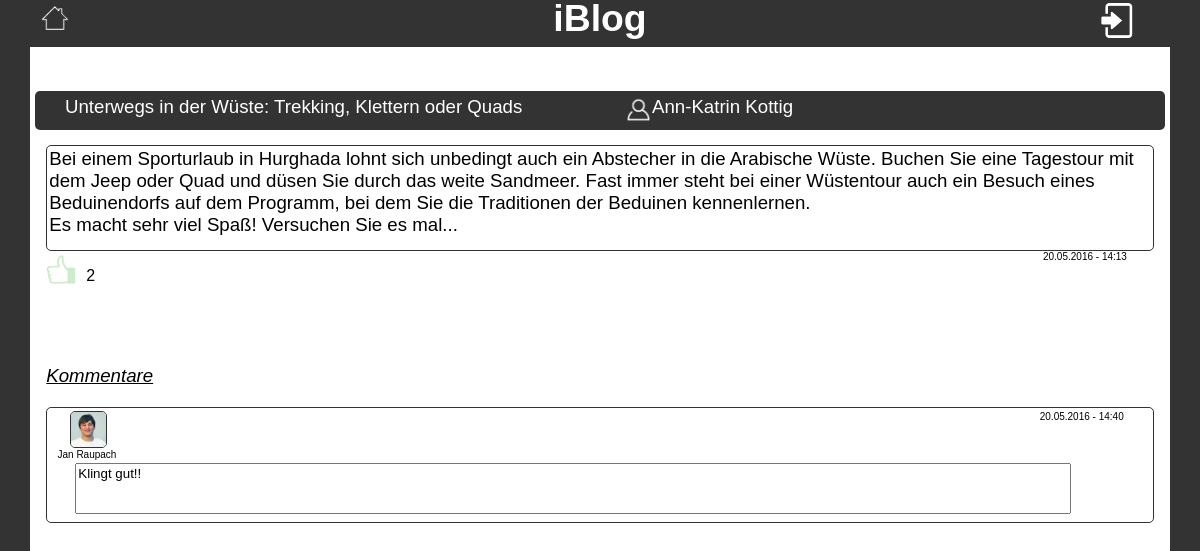
Screenshot of /index.php?article=34 with the database file from the repository.
### tables this page shows
CREATE TABLE `article` (
  `id` int(11) NOT NULL,
  `title` varchar(100) NOT NULL,
  `text` text,
  `user_id` varchar(50) NOT NULL,
  `date` timestamp NOT NULL DEFAULT CURRENT_TIMESTAMP ON UPDATE CURRENT_TIMESTAMP
);

CREATE TABLE `comment` (
  `id` int(11) NOT NULL,
  `user_id` int(11) NOT NULL,
  `article_id` int(11) NOT NULL,
  `date` timestamp NOT NULL DEFAULT CURRENT_TIMESTAMP ON UPDATE CURRENT_TIMESTAMP,
  `text` text NOT NULL
);

### classes/Template.php (called while the page is built, shortened)
<?php
class Template {
    function render_partial($template_path, $data = array())
    {
        extract($data);
        include(BASEDIR . '/templates/' . $template_path .'.php');
        return ob_get_clean();
    }
    public static function render($template_path, $data)
    {
        $template = new Template();
        $content_for_layout = $template->render_partial($template_path, $data);
        include(BASEDIR . '/templates/layout.php');
    }
}

### classes/Article.php (called while the page is built, shortened)
<?php
class Article {
  public static function getArticle($id)
  {
      global $dbh;
      $stmt = $dbh->prepare("SELECT * FROM article WHERE id=:id");
      $stmt->execute(array(
        'id' => $id
      ));
      return $stmt->fetch(PDO::FETCH_ASSOC);
  }
public static function likeable($article, $user){
  global $dbh;
  if(Session::authenticated()) {
      $stmt = $dbh->prepare("SELECT COUNT(*) FROM article WHERE id=:article AND user_id =:user");
      $stmt->execute(array(
          'user' => $user,
          'article' => $article
      ));
      if ($stmt->fetchColumn() == 0) {
          $stmt = $dbh->prepare("SELECT COUNT(*) FROM user_likes_article WHERE user_id=:user AND article_id=:article");
          $stmt->execute(array(
              'user' => $user,
              'article' => $article
          ));
          if ($stmt->fetchColumn() == 0) {
              return true;
          } else {
              return false;
          }
      } else {
          return false;
      }
  }else{
      return false;
  }
}
public static function getLikes($article){
  global $dbh;
  $stmt = $dbh->prepare("SELECT COUNT(*) FROM user_likes_article WHERE article_id=:article");
  $stmt->execute(array(
    'article' => $article
  ));
  return $stmt->fetchColumn();
}
}
?>

### classes/Session.php (called while the page is built, shortened)
<?php
class Session {
        ?><script language="JavaScript" type="text/javascript">
        </script> <?
    public static function getuserid(){
      global $dbh;
      $stmt = $dbh->prepare("SELECT id FROM user
          WHERE mail = :user");
      $stmt->execute(array(
          'user'     => Session::getuser(),
      ));
      $id = $stmt->fetchColumn();
      return $id;
    }
    public static function getuserbyid($id){
      global $dbh;
      $stmt = $dbh->prepare("SELECT CONCAT(CONCAT(firstname, ' '), lastname) FROM user
          WHERE id = :id");
      $stmt->execute(array(
          'id'     => $id,
      ));
      $user = $stmt->fetchColumn();
      return $user;
    }
    public static function getpicext($user_id){
      if(file_exists($_SESSION['workingdirectory']."/images/profilepics/".$user_id.".png"))
      {
        return "images/profilepics/".$user_id.".png";
      }
      elseif (file_exists($_SESSION['workingdirectory']."/images/profilepics/".$user_id.".jpeg")) {
        return "images/profilepics/".$user_id.".jpeg";
      }
      elseif (file_exists($_SESSION['workingdirectory']."/images/profilepics/".$user_id.".gif")) {
        return "images/profilepics/".$user_id.".gif";
      }
      elseif (file_exists($_SESSION['workingdirectory']."/images/profilepics/".$user_id.".jpg")) {
        return "images/profilepics/".$user_id.".jpg";
      }
      else{
        return "images/profilepics/user.png";
      }
    }
    public static function authenticated()
    {
        return ($_SESSION['logged_in'] === true);
    }
    public static function getuser(){
      return $_SESSION['user'];
    }
    public static function getArticleId(){
      return($_SESSION['article_id']);
    }
}

### classes/Comment.php (called while the page is built, shortened)
<?php
class Comment {
  public static function getAllComments(){
    global $dbh;
    $stmt = $dbh->prepare("SELECT * FROM comment WHERE article_id=:id");
    $stmt->execute(array(
      'id'=>Session::getArticleId()
    ));
    return $stmt->fetchAll(PDO::FETCH_ASSOC);
  }
}
?>

### templates/article.php (the view, shortened to what this page needs)
<link rel="stylesheet" href="assets/stylesheets/article.css">
  <div class="sideHeaderDiv">
    <label class="sideHeader"><?php echo $article['title']?></label>
      <img class="userArticle" src="assets/images/user.png">
      <label class="owner"><?php echo Session::getuserbyid($article['user_id'])?></label>
  </div>
  <div class="singleArticle">
      <div class="textareaRead">
          <textbox><?php echo htmlspecialchars_decode($article['text']) ?></textbox>
      </div>
      <label class="dateLabel"><?php echo date("d.m.Y - H:i", strtotime($article['date']))?></label>
      <div class="likeDiv">
          <?php if(Article::likeable(Session::getArticleId(), Session::getuserid())):?>
            <a href="index.php?like"><img src="assets/images/like.jpg" class="likeImg"></a>
          <?php else :?>
            <img src="assets/images/like.jpg" class="noLikeImg">
          <?php endif ?>
          <label class="likeNumber"><?php echo Article::getLikes($article['id'])?></label>
      </div>
      <form action="index.php?saveComment" method="post" class="article">
        <div class="commments">
            <?php if (!empty($comments) || Session::authenticated()) : ?>
                <label class="titleComment">Kommentare</label>
                <?php foreach ($comments as $comment) :?>
                    <div class="commentsarea">
                        <img src="<?php echo Session::getpicext($comment['user_id'])?>" class="user-articleImg">
                        <label class="nameUserArticle"><?php echo Session::getuserbyid($comment['user_id'])?></label>
                      <label class="dateLabel"><?php echo date("d.m.Y - H:i", strtotime($comment['date']))?></label>
                      <textarea readonly class="textareaReadComment" rows="3"><?php echo $comment[nl2br('text')] ?></textarea>
                    </div>
                <? endforeach ?>
            <?php endif ?>
        </div>
      </form>
  </div>

### public/assets/stylesheets/stylesheet.css (style rules this page uses)
﻿ *,html { font-family:sans-serif; }
html,body { background-color:rgb(51,51,51); font-size:14pt; margin:0px; padding:0px }
.singleArticle { margin: 15px auto auto; max-width: 98%; min-height: 100vh; }
.sideHeaderDiv { background-color: rgb(51, 51, 51); border-radius: 5px; color: white; padding: 5px; display: flex; }
.sideHeader { max-width: 50%; min-width: 50%; overflow: hidden; padding-left: 25px; text-overflow: ellipsis; white-space: nowrap; }
.user-articleImg { border: 0.2px solid rgb(51, 51, 51); border-radius: 5px; height: 35px; margin-bottom: 10px; margin-left: 20px; }
.nameUserArticle { font-size: 10px; margin-left: -55px; margin-top: 36px; color: black; text-overflow: ellipsis; }
.likeNumber, .likeNumberStart { color: black; font-size: 16px; }
.likeDiv { display: flex; padding-right: 10px; }
.likeNumber { margin-left: -17px; margin-top: 30px; }
.dateLabel { color: black; float: right; font-size: 10px; margin-left: 10px; max-width: 10%; min-width: 10%; overflow: hidden; text-overflow: ellipsis; white-space: nowrap; }

### public/assets/stylesheets/article.css (style rules this page uses)
.owner { max-width: 20%; min-width: 20%; overflow: hidden; padding-right: 10px; text-overflow: ellipsis; white-space: nowrap; }
.commments { margin-top: 80px; }
.titleComment { font-style: italic; text-decoration: underline; }
.commentsarea { border: 0.2px solid rgb(51, 51, 51); border-radius: 5px; margin-top: 20px; padding: 3px; }
.textareaRead { border: 0.2px solid rgb(51, 51, 51); border-radius: 5px; margin: auto; min-height: 100px; padding: 2px; }
.textareaReadComment { margin-bottom: auto; margin-left: 25px; margin-right: auto; resize: none; width: 90%; }
.likeDiv { display: flex; margin-top: 4px; }
.noLikeImg { height: 30px; width: 30px; opacity: 0.2; }
.likeNumber { margin-left: 10px; margin-top: 12px; }

### rows the page displays
article: title "Unterwegs in der Wüste: Trekking, Klettern oder Quads", text "Bei einem Sporturlaub in Hurghada lohnt sich unbedingt auch ein Abstecher in die Arabische Wüste. Buchen Sie eine Tagestour mit dem Jeep oder Quad und düsen Sie durch das weite Sandmeer. Fast immer steht bei einer Wüstentour auch ein Besuch eines Beduinendorfs auf dem Programm, bei dem Sie die Traditionen der Beduinen kennenlernen. Es macht sehr viel Spaß! Versuchen Sie es mal...", date "20.05.2016 - 14:13"
comment: user_id "Jan Raupach", date "20.05.2016 - 14:40", text "Klingt gut!!"

### other values shown
Session::getuserbyid($article['user_id']) "Ann-Katrin Kottig"
Article::getLikes($article['id']) "2"
